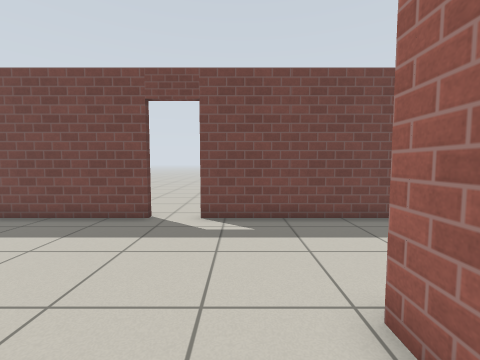
View 1 (above)

24 first-person views from a walk through a robot-simulator world made for Gazebo. The camera is 0.94 m above the floor, tilts 4° down and sees 90° across. The floor is counted in squares, 0.5 m on a side. Each view is taken from the middle of a square. On the plan, view 1 faces up. The plan holds only what a view shows up to about 15 squares ahead; the rest is blank. Simple patterns stand in for the simulator's built-in surfaces.

View 2
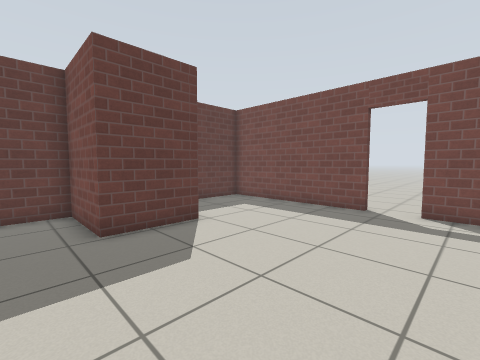

View 3
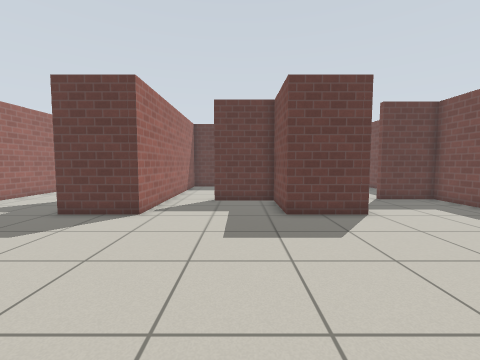

View 4
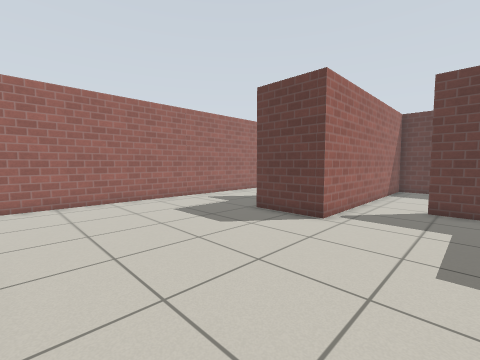

View 5
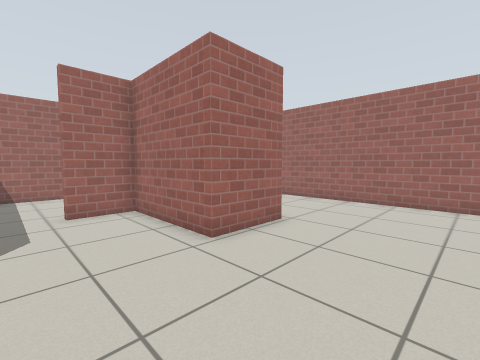

View 6
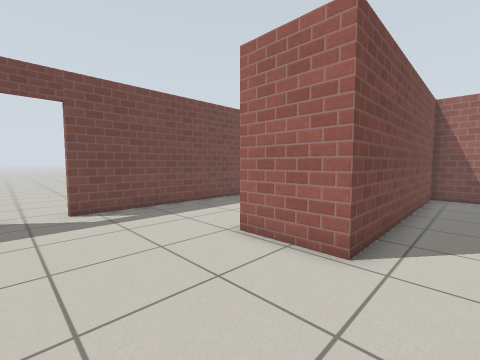

View 7
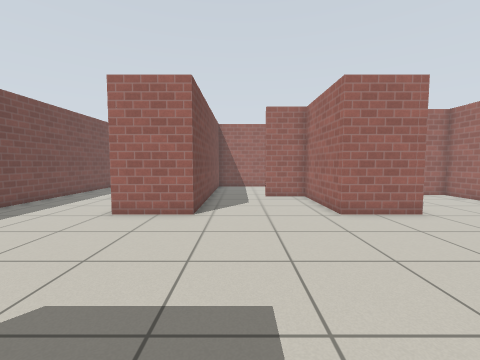

View 8
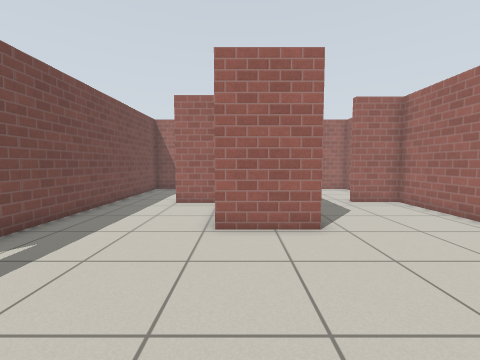

View 9
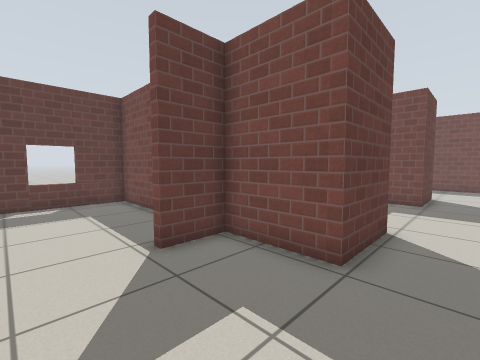

View 10
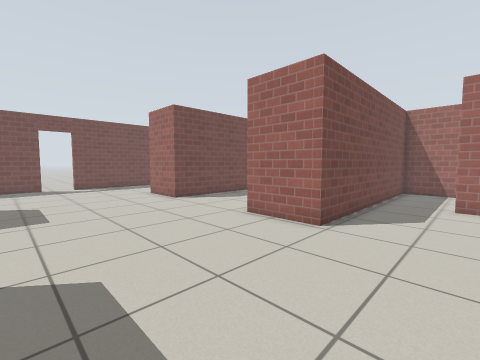

View 11
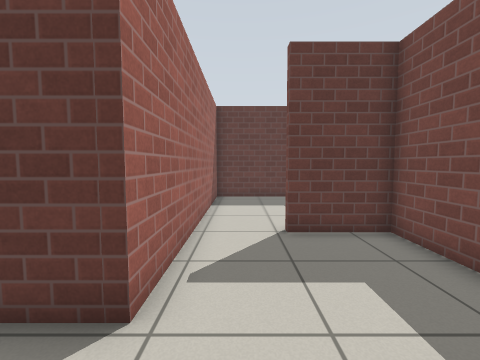

View 12
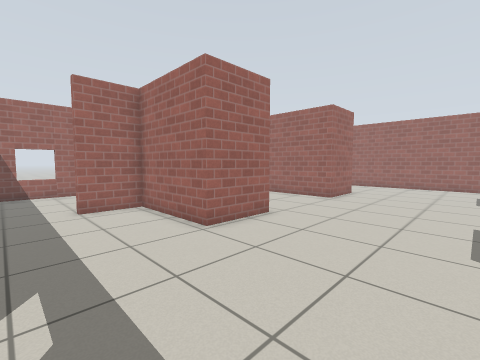

View 13
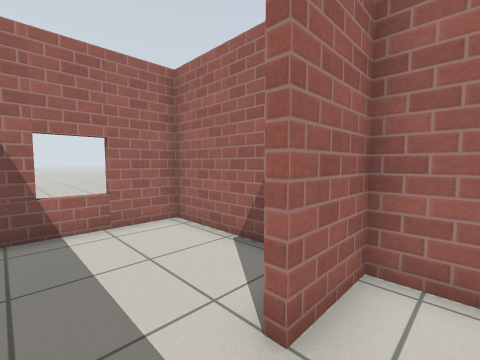

View 14
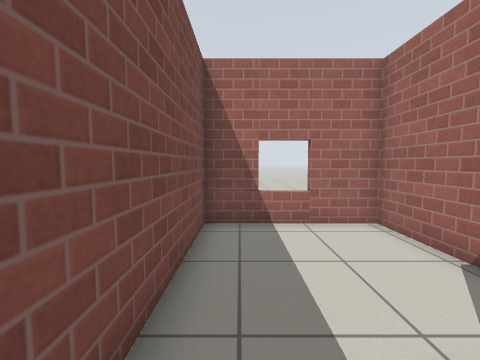

View 15
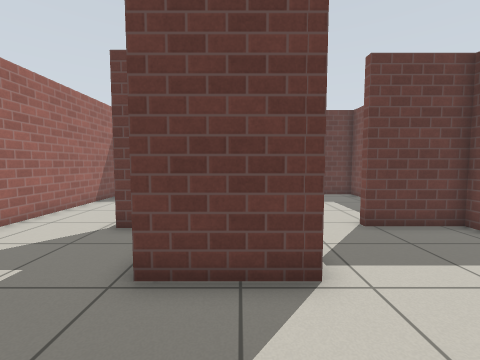

View 16
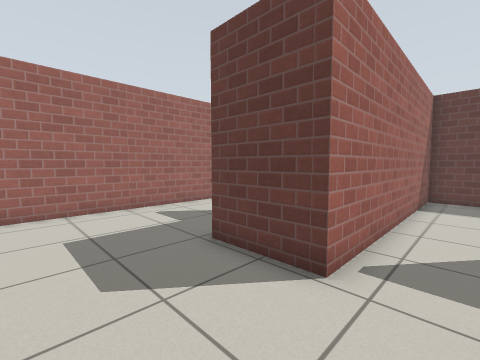

View 17
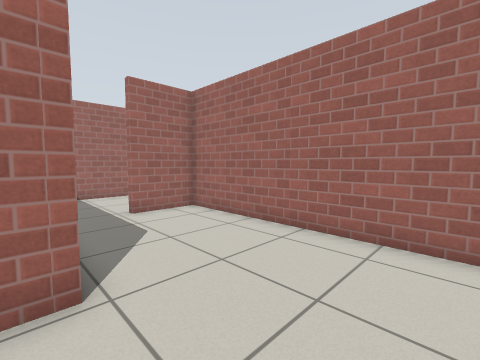

View 18
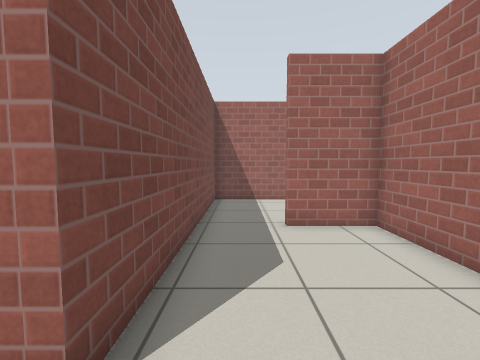

View 19
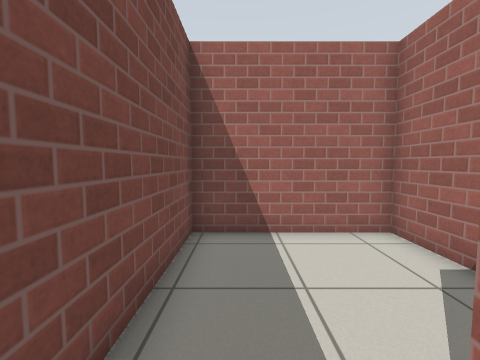

View 20
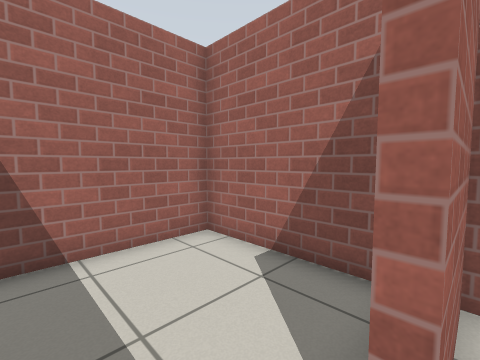

View 21
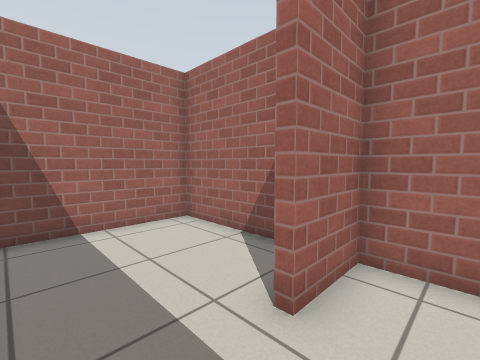

View 22
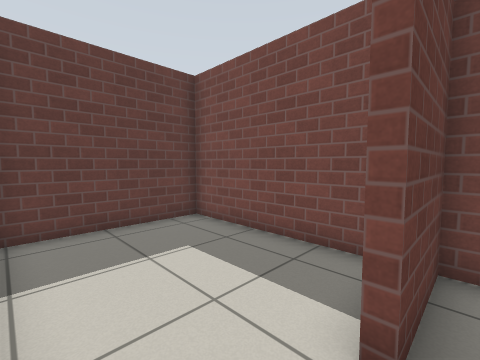

View 23
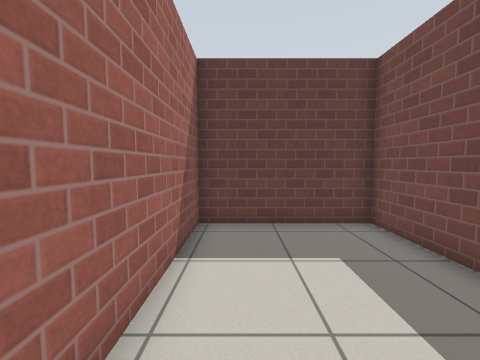

View 24
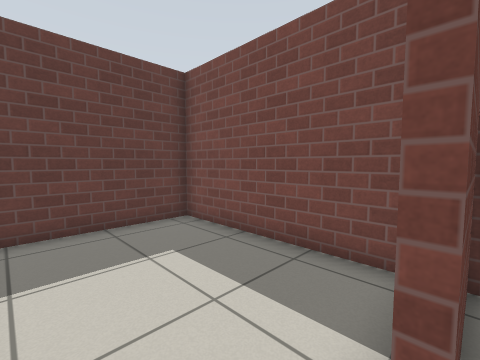

### Floor plan
Ten units are one square. View 1 is at (0, 0); x grows to the right and y downward. Boxes are objects, and circles mark ways between rooms. Rooms are numbered by the first view taken in them; rooms with no view inside come last. Other rooms are left out.
<svg viewBox="-179 -86 308 232">
<path fill="none" stroke="#000" d="M-104 57 -67 57 -67 87 -99 87 -99 106 -103 106M-104 -27 -67 -27 -67 3 -100 3 -100 34M64 3 17 3 17 -27 63 -27 63 -51M64 87 17 87 17 57 65 57 65 34M-31 -81 -104 -81 -104 -52M-142 87 -174 87 -174 131M74 -81 -13 -81M-166 141 71 141 71 114M71 114 75 114M81 141 124 141 124 87 64 87M-109 3 -174 3 -174 57 -104 57M-115 -81 -174 -81 -174 -27 -104 -27M85 57 124 57 124 3 64 3M84 -27 124 -27 124 -81 74 -81"/>
<circle cx="70" cy="105" r="3" fill="#2a7"/>
<circle cx="-100" cy="45" r="3" fill="#2a7"/>
<circle cx="-100" cy="-40" r="3" fill="#2a7"/>
<circle cx="70" cy="20" r="3" fill="#2a7"/>
<circle cx="70" cy="-65" r="3" fill="#2a7"/>
<text x="-30" y="30">1</text>
<text x="100" y="110">2</text>
<text x="-140" y="30">3</text>
<text x="-140" y="-50">4</text>
<text x="100" y="30">5</text>
<text x="100" y="-50">6</text>
</svg>
Room 1 opens to room 2. Room 1 opens to room 3. Room 1 opens to room 4. Room 1 opens to room 5. Room 1 opens to room 6.

Where each view was taken, in squares from view 1:
view 1: 0 up, 0 right, facing up
view 2: 2 down, 0 right, facing up-left
view 3: 2 down, 2 right, facing left
view 4: 2 down, 1 right, facing down-left
view 5: 2 down, 3 left, facing down-right
view 6: 2 down, 3 left, facing up-right
view 7: 2 down, 7 left, facing right
view 8: 2 up, 5 left, facing right
view 9: 13 down, 5 left, facing up-left
view 10: 12 down, 5 left, facing up-right
view 11: 4 up, 4 left, facing left
view 12: 7 up, 4 left, facing down-right
view 13: 7 up, 5 right, facing down-right
view 14: 7 up, 5 right, facing right
view 15: 7 down, 3 left, facing left
view 16: 4 down, 3 left, facing down-left
view 17: 8 down, 2 left, facing down-right
view 18: 10 down, 0 right, facing right
view 19: 10 down, 6 right, facing right
view 20: 10 down, 7 right, facing down-right
view 21: 1 down, 5 right, facing down-right
view 22: 3 up, 10 left, facing up-left
view 23: 4 up, 10 left, facing left
view 24: 5 down, 10 left, facing up-left
